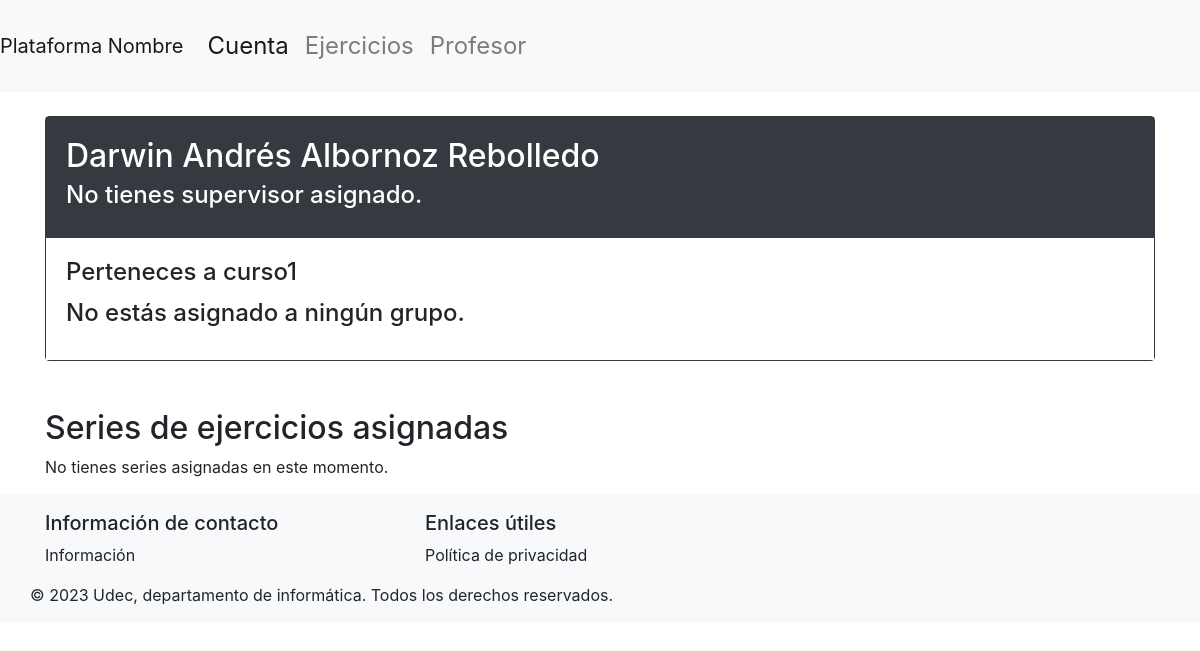
Before: /dashEstudiante/1 (signed in) with the older database file.
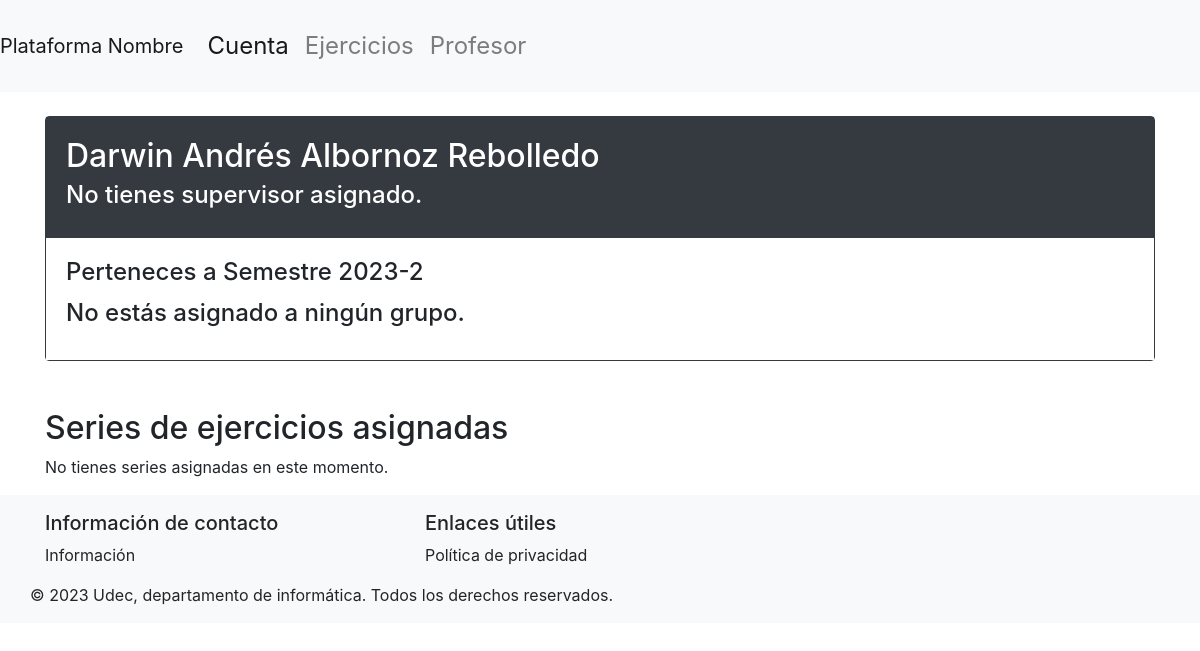
After: the same page with the newer database file.
### basedatos/modelos.py (models this page shows, shortened)
class Curso(db.Model):
    id = db.Column(db.Integer, primary_key=True)
    nombre = db.Column(db.String(100), nullable=False, unique=True)
    activa = db.Column(db.Boolean(), nullable=False, default=True)
    estudiantes = db.relationship('Estudiante', secondary=inscripciones, back_populates='cursos')
    grupos = db.relationship('Grupo', order_by=Grupo.id, back_populates='curso')

### main.py (the view, shortened to what this page needs)
@app.route('/dashEstudiante/<int:estudiante_id>', methods=['GET', 'POST'])
@login_required
def dashEstudiante(estudiante_id):
    if not verify_estudiante(estudiante_id):
        return redirect(url_for('login'))
    estudiante = db.session.get(Estudiante, int(estudiante_id))
    curso = (
        Curso.query
        .join(inscripciones)  # Join con la tabla inscripciones
        .filter(inscripciones.c.id_curso == Curso.id)
        .filter(inscripciones.c.id_estudiante == estudiante_id)
        .first()
    )
    grupo = (
        Grupo.query
        .join(estudiantes_grupos)  # Join con la tabla estudiantes_grupos
        .filter(estudiantes_grupos.c.id_grupo == Grupo.id)
        .filter(estudiantes_grupos.c.id_estudiante == estudiante_id)
        .first()
    )
    if not grupo:
        grupo_nombre = "Ningún grupo asignado"
    else:
        grupo_nombre = grupo.nombre
    supervisor = None
    seriesAsignadas = []
    ejerciciosPorSerie = {}
    for serieAsignada in seriesAsignadas:
        ejercicios = Ejercicio.query.filter_by(id_serie=serieAsignada.id).all()
        ejerciciosPorSerie[serieAsignada] = ejercicios
    return render_template('vistaEstudiante.html', estudiante_id=estudiante_id, estudiante=estudiante,grupo=grupo, curso=curso, supervisor=supervisor,seriesAsignadas=seriesAsignadas,ejerciciosPorSerie=ejerciciosPorSerie)

### basedatos/modelos.py (called while the page is built)
    @property
    def is_authenticated(self):
        return True

### main.py (called while the page is built)
@login_manager.user_loader
def load_user(user_id):
    if user_id.startswith("e"):
        user = db.session.get(Estudiante, int(user_id[1:]))
    elif user_id.startswith("s"):
        user = db.session.get(Supervisor, int(user_id[1:]))
    else:
        return None
    return user

def verify_estudiante(estudiante_id):
    if not isinstance(current_user, Estudiante):
        flash('No tienes permiso para acceder a este dashboard. Debes ser un Estudiante.', 'danger')
        return False
    if current_user.id != estudiante_id:
        flash('No tienes permiso para acceder a este dashboard.', 'danger')
        return False
    return True

### templates/vistaEstudiante.html (shortened to what this page needs)
{% extends "layout.html" %}
{% block content %}
<div class="row">
  <div class="col-md-12">
    <div class="card border-dark">
      <div class="card-body bg-dark text-white">
        <h2 class="card-title">{{estudiante.nombres}} {{estudiante.apellidos}}</h2>
        <h4 class="card-subtitle mb-2">{% if supervisor %}Tu supervisor es: {{supervisor.nombres}} {{supervisor.apellidos}}{% else %}No tienes supervisor asignado.{% endif %}</h>
      </div>
      <div class="card-body bg-white">
        <h4 class="card-title">Perteneces a {{curso.nombre}}</h4>
        {% if grupo %}
          <h4 class="card-title">Tu grupo asignado es: {{grupo.nombre}}</h4>
        {% else %}
          <h4 class="card-title">No estás asignado a ningún grupo.</h4>
        {% endif %}
      </div>
    </div>
  </div>
</div>
<div class="row">
  <div class="container mt-5">
    <h2>Series de ejercicios asignadas</h2>
    {% if seriesAsignadas %}
      <ol class="list-group list-group-numbered">
        {% for serie in seriesAsignadas %}
          <li class="list-group-item">
            <a href="{{url_for('detallesSeriesEstudiantes', estudiante_id=estudiante_id, serie_id=serie.id)}}" style="font-size: 2em;">{{serie.nombre}}</a>
            <ul>
              {% for ejercicio in ejerciciosPorSerie[serie] %}
                <li>
                  <a href="{{url_for('detallesEjerciciosEstudiantes', estudiante_id=estudiante_id, serie_id=serie.id, ejercicio_id=ejercicio.id)}}" style="font-size: 1em;">{{ejercicio.nombre}}</a>
                </li>
              {% endfor %}
            </ul>
          </li>
        {% endfor %}
      </ol>
    {% else %}
      <p>No tienes series asignadas en este momento.</p>
    {% endif %}
  </div>
</div>
{% endblock %}

Changed rows visible on the page:
changed Curso: nombre "curso1" → "Semestre 2023-2"
